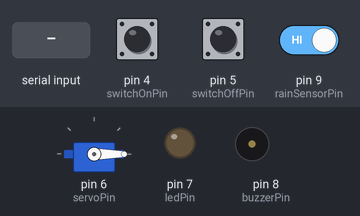
Bench run of a sketch on a simulated Arduino Uno, built with avr-gcc and run on an emulated ATmega328P. Parts: servo, output pins drawn as LEDs (lit = HIGH), buzzer (waves = sounding, pin HIGH). Inputs (shaded band) come from the test bench; at power-on: pin 4 (switchOnPin) HIGH, pin 5 (switchOffPin) HIGH, pin 9 (rainSensorPin) HIGH. What the sketch prints to the serial monitor is not drawn.

Above: at 1.2 s.
1.3 s: pin 4 (switchOnPin) pulled LOW for 0.15 s
At 2.0 s:
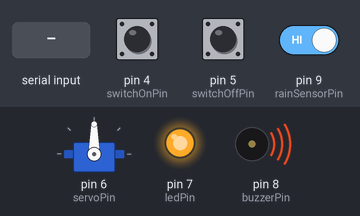
4.4 s: pin 5 (switchOffPin) pulled LOW for 0.15 s
At 5.5 s:
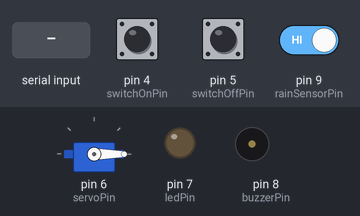
6.0 s: pin 4 (switchOnPin) pulled LOW for 1 s
At 6.8 s:
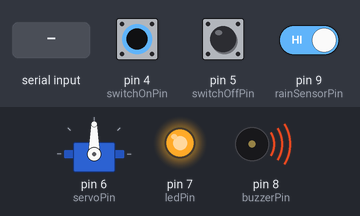
8.5 s: pin 5 (switchOffPin) driven LOW and pin 9 (rainSensorPin) driven LOW
At 9.3 s:
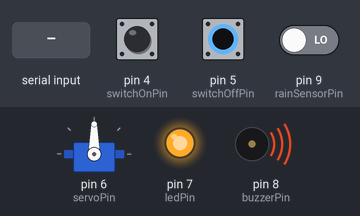
11.5 s: "0" received over the second serial link
Timing chart, 0 to 62.0 s (numbered marks = the images above; inputs shaded):
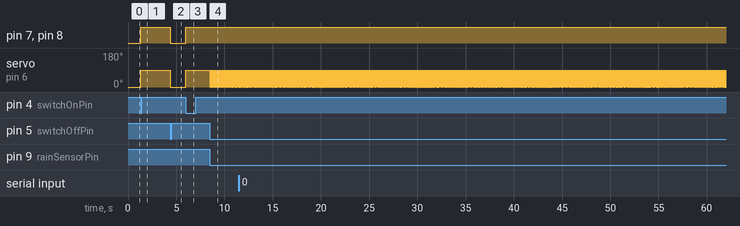

The sketch:

flood_gate_controller.ino
```cpp
/*
   Detect water, servo will open for 5s, then close
   Buzzer and light will on when servo is open
   After closed, stop buzzer and light, send SMS "gate closed"
   Manual two buttons for open/close servo
*/

#include <Servo.h>
#include <SoftwareSerial.h>

SoftwareSerial mySerial(2, 3);

//user settings
String phoneNum = "+6597974063"; //need to include country code
String myMessage = "gate closed";

#define servoPin 6 //pwm pin
#define switchOnPin 4
#define switchOffPin 5
#define ledPin 7
#define buzzerPin 8
#define rainSensorPin 9

Servo servo;
boolean isServoOn, isRaining;

const long TIMEOPEN = 5000;
long servoOnTime;

void setup() {

  Serial.begin(9600);
  mySerial.begin(9600);

  pinMode(switchOnPin, INPUT_PULLUP);
  pinMode(switchOffPin, INPUT_PULLUP);
  pinMode(ledPin, OUTPUT);
  pinMode(buzzerPin, OUTPUT);
  pinMode(rainSensorPin, INPUT);

  servo.attach(servoPin);
  servo.write(0); //servo angle val: 0-180 degrees
}

void loop() {

  if (digitalRead(switchOnPin) == LOW && isServoOn == false) { //manual servo on
    isServoOn = true;
    servo.write(90);
    //    Serial.println("switched on");
  }

  if (digitalRead(switchOffPin) == LOW && isServoOn == true) { //manual servo off
    isServoOn = false;
    servo.write(0);
    //    Serial.println("switched off");
  }

  if (digitalRead(rainSensorPin) == LOW) {

    //rain detected, servo on
    isServoOn = true;
    isRaining = true;
    servo.write(90);
    servoOnTime = millis();
  }

  if (millis() - servoOnTime > TIMEOPEN && isServoOn && isRaining) {

    //turn servo off after a few sec and send sms message
    isServoOn = false;
    isRaining = false;

    servo.write(0);

    update_indicators(); //added here for immediate update cos send_message will take a few sec

    send_message(); //this will cause the servo to jitter three times. I don't know why.
  }

  if (mySerial.available() > 0) {
    Serial.write(mySerial.read());
  }

  update_indicators(); //the led and buzzer
}

void update_indicators() {

  //the buzzer and led indicators
  if (isServoOn) { //indicate servo status via led and buzzer
        digitalWrite(buzzerPin, HIGH);
    digitalWrite(ledPin, HIGH);
  } else {
    digitalWrite(buzzerPin, LOW);
    digitalWrite(ledPin, LOW);
  }
}

void send_message() {

  mySerial.println("AT+CMGF=1");    //Sets the GSM Module in Text Mode
  delay(1000);
  mySerial.print("AT+CMGS=\""); mySerial.print(phoneNum); mySerial.println("\"\r");
  delay(1000);
  mySerial.println(myMessage);
  delay(100);
  mySerial.println((char)26);// ASCII code of CTRL+Z
  delay(1000);
}
```

Measured:
- after the input at 1.3 s, pin 7 (ledPin), pin 8 (buzzerPin): LOW → HIGH at once; servo on pin 6 (servoPin): 0° → 90° at once
- after the input at 4.4 s, pin 7 (ledPin), pin 8 (buzzerPin): HIGH → LOW at once; servo on pin 6 (servoPin): 90° → 0° at once
- after the input at 6.0 s, pin 7 (ledPin), pin 8 (buzzerPin): LOW → HIGH at once; servo on pin 6 (servoPin): 0° → 90° at once
- after the input at 8.5 s, servo on pin 6 (servoPin): alternates 90° for 0.07 s and 0° for 0.01 s, starting at once
